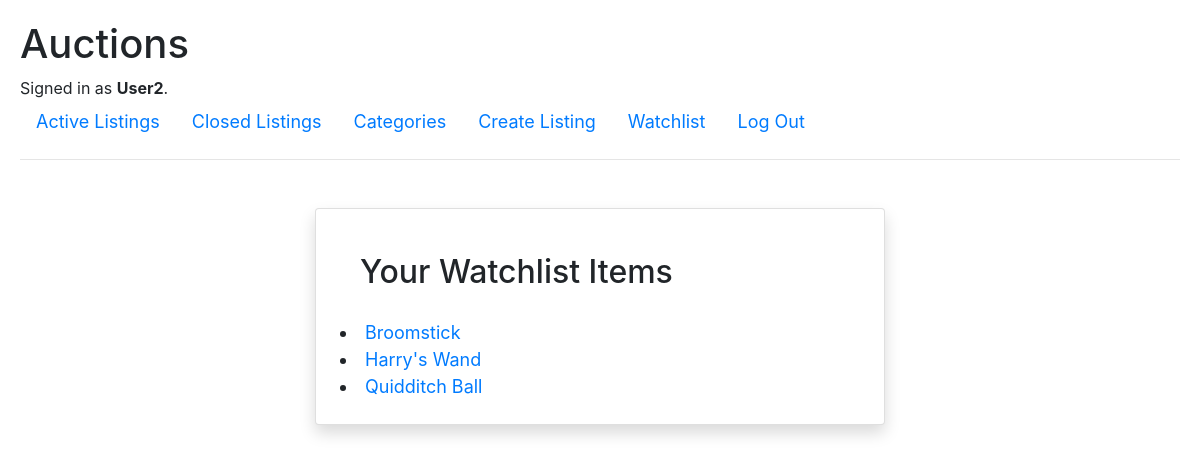
Screenshot of /watchlist (signed in) with the database file from the repository.
### auctions/models.py (models this page shows, shortened)
class User(AbstractUser):
    pass

class Listing(models.Model):
    title = models.CharField(max_length=64)
    description = models.TextField()
    starting_bid = models.DecimalField(max_digits=10, decimal_places=2)
    image_url = models.CharField(max_length=100, blank=True, null=True)
    category = models.ForeignKey(Category, on_delete=models.SET_NULL, null=True, blank=True)
    owner = models.ForeignKey(User, on_delete=models.CASCADE, related_name="listings")
    created_at = models.DateTimeField(auto_now_add=True)
    is_active = models.BooleanField(default=True)

### auctions/views.py (the view)
# urls.py: path("watchlist", views.watchlist, name="watchlist"),
def watchlist(request):
    if not request.user.is_authenticated:
        return HttpResponse(
            '<p style="margin-top: 2em; font-weight: bold; color: red;">You must be logged in to use the Watchlist</p>'
        )
    listings = Listing.objects.filter(watchlist__user=request.user)
    return render(request, "auctions/watchlist.html", {"listings": listings})

### auctions/templates/auctions/watchlist.html (shortened to what this page needs)
{% extends "auctions/layout.html" %}
{% block body %}
<div class="container mt-5" style="max-width: 600px;">
    <div class="card shadow p-4">
        <h2>Your Watchlist Items</h2>
        {% load static %}
        {% if listings %}
        <ull>
        {% for listing in listings%}
            <li><a href="{% url 'listing' listing.id %}">{{ listing.title }}</a></li>
        {% endfor %}
        {% else %}
            <p>No Watchlist items selected</p>
        {% endif %}
    </div>
</div>
{% endblock %}

### auctions/templates/auctions/layout.html (shortened to what this page needs)
{% load static %}
<!DOCTYPE html>
<html lang="en">
    <head>
        <link rel="stylesheet" href="https://stackpath.bootstrapcdn.com/bootstrap/4.4.1/css/bootstrap.min.css">
        <link href="{% static 'auctions/styles.css' %}" rel="stylesheet">
    </head>
    <body>
        <h1>Auctions</h1>
        <div>
            {% if user.is_authenticated %}
                Signed in as <strong>{{ user.username }}</strong>.
            {% else %}
                Not signed in.
            {% endif %}
        </div>
        <ul class="nav">
            <li class="nav-item">
                <a class="nav-link" href="{% url 'index' %}">Active Listings</a>
            </li>
            {% if user.is_authenticated %}
                <li class="nav-item">
                    <a class="nav-link" href="{% url 'closed_listings' %}">Closed Listings</a>
                </li>
                <li class="nav-item">
                    <a class="nav-link" href="{% url 'categories' %}">Categories</a>
                </li>
                <li class="nav-item">
                    <a class="nav-link" href="{% url 'create' %}">Create Listing</a>
                </li>
                <li class="nav-item">
                    <a class="nav-link" href="{% url 'watchlist' %}">Watchlist</a>
                </li>
                <li class="nav-item">
                    <a class="nav-link" href="{% url 'logout' %}">Log Out</a>
                </li>
            {% endif %}
        </ul>
        <hr>
        {% block body %}
        {% endblock %}
    </body>
</html>

### auctions/static/auctions/styles.css (style rules this page uses)
body { padding: 20px; }
h2 { padding: 20px; }
li { font-size: large; }

### rows the page displays
User: username "User2"
Listing: title "Broomstick"
Listing: title "Harry's Wand"
Listing: title "Quidditch Ball"
